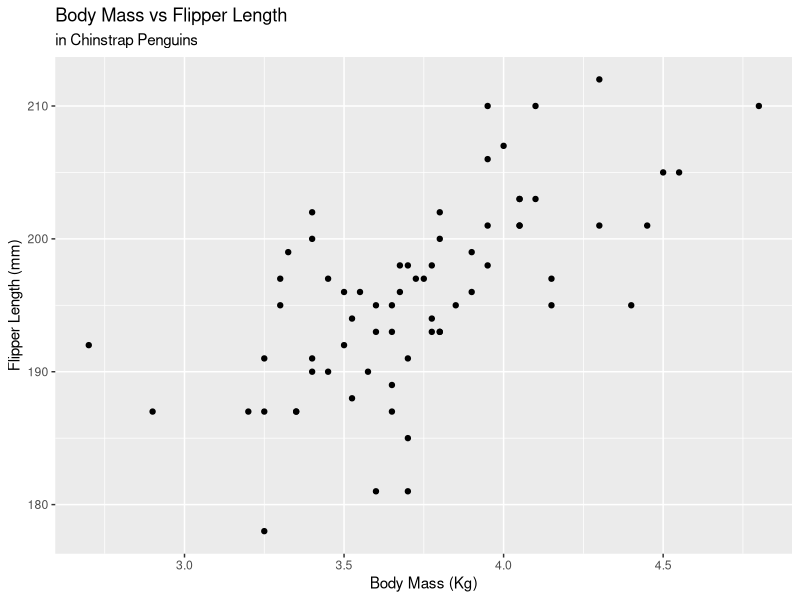
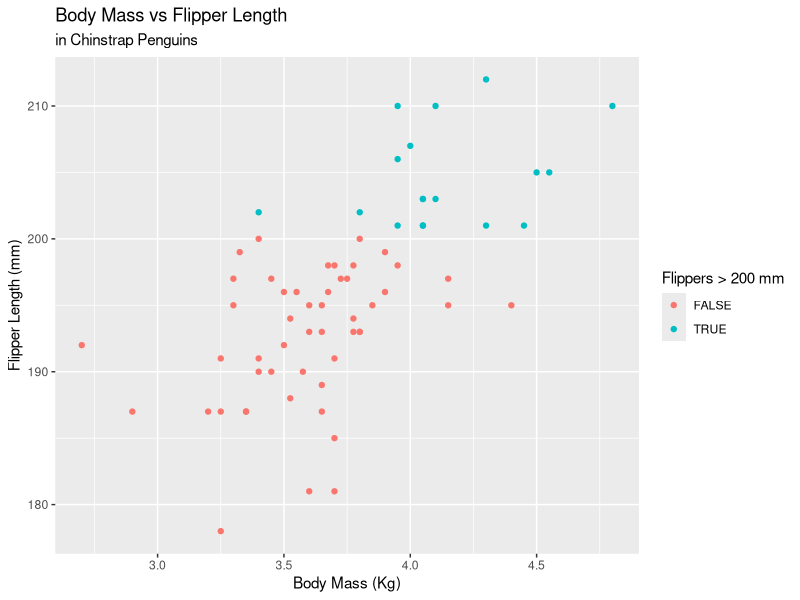

The R source for these figures, in order:
## ---- chunk 1
library(knitr)
library(tidyverse)
library(palmerpenguins)

knitr::opts_chunk$set(
  comment = "#>",
  fig.path = "figures/03/", # use only for single Rmd files
  collapse = TRUE,
  echo = TRUE
)
## ---- chunk 2
missing_vec <- c(5, 32, NA, 94, NA, 1)

missing_vec[!is.na(missing_vec)]
## ---- chunk 3
penguins_complete <- penguins %>% 
  filter(!is.na(bill_length_mm) | 
           !is.na(bill_depth_mm) | 
           !is.na(flipper_length_mm) |
           !is.na(body_mass_g)| 
           !is.na(sex))
## ---- chunk 4
penguins_complete %>% 
  filter(bill_length_mm > 38) %>% 
  summarise(n = n())

# a)
penguins_complete %>% 
  filter(bill_length_mm > 38) %>% 
  group_by(species) %>% 
  summarise(n = n())

# b)
penguins_complete %>% 
  filter(bill_length_mm > 38) %>% 
  group_by(island) %>% 
  summarise(n = n())
## ---- chunk 5
penguins_complete %>% 
  mutate(body_mass_kg = body_mass_g/1000) %>% 
  filter(species == "Chinstrap") %>% 
  ggplot(mapping = aes(x = body_mass_kg, y = flipper_length_mm)) +
  geom_point() +
  labs(x = "Body Mass (Kg)",
       y = "Flipper Length (mm)",
       title = "Body Mass vs Flipper Length",
       subtitle = "in Chinstrap Penguins")
## ---- chunk 6
penguins_complete %>% 
  mutate(body_mass_kg = body_mass_g/1000,
         long_flippers = flipper_length_mm > 200) %>% 
  filter(species == "Chinstrap") %>% 
  ggplot(mapping = aes(x = body_mass_kg, y = flipper_length_mm, colour = long_flippers)) +
  geom_point() +
  labs(x = "Body Mass (Kg)",
       y = "Flipper Length (mm)",
       title = "Body Mass vs Flipper Length",
       subtitle = "in Chinstrap Penguins",
       colour = "Flippers > 200 mm")

